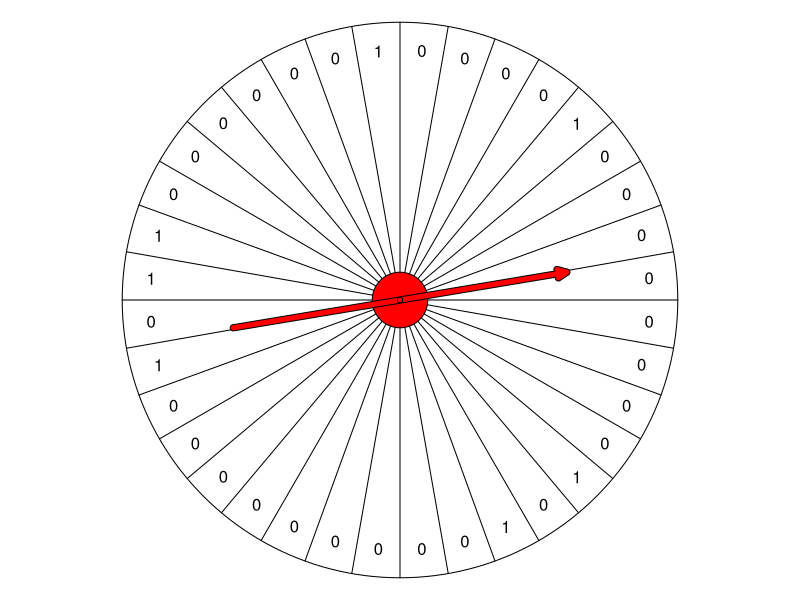
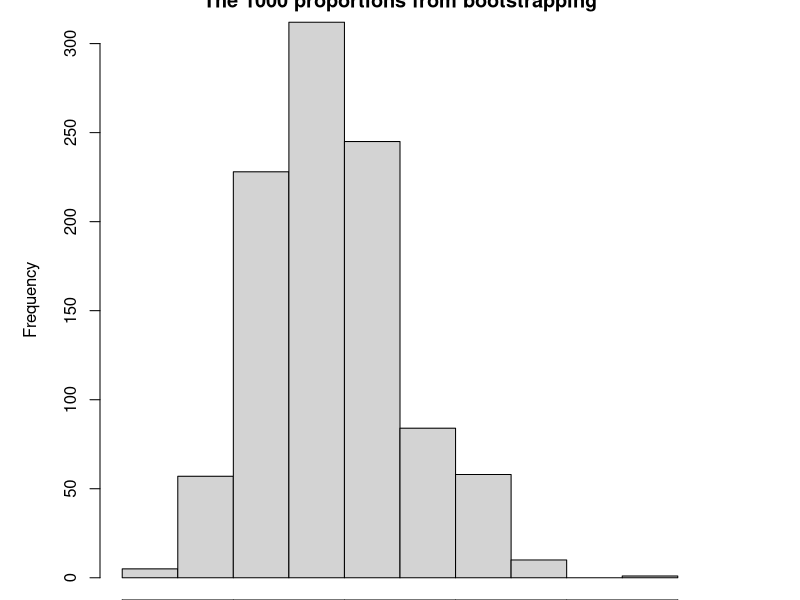

The R script that drew these images, in order:
## ---- chunk 1
set.seed(1234)
x = sample(c(0,1),36,T,c(0.7,0.3))
datalist = paste0(x,collapse=", ")
ns = sum(x)
phat = round(ns/36,4)
s = sqrt(phat*(1-phat))
ME = round(2*s/sqrt(36),3)
lb = round(phat-ME,3)
ub = round(phat+ME,3)
## ---- chunk 2
par(mar=c(0,0,0,0),pty="s")
th = seq(0,2*pi,pi/100)
plot(0,0,"n",axes=F,ann=F,xlim=c(-1,1),ylim=c(-1,1))
lines(cos(th),sin(th))
begs = seq(0,2*pi-2*pi/36,2*pi/36)
mids = begs+pi/36
for(i in begs){
    lines(c(0,sin(i)),c(0,cos(i)))
}
for(i in 1:length(x)){
    text(0.9*sin(mids[i]),0.9*cos(mids[i]),x[i])
}
polygon(0.1*sin(th),0.1*cos(th),col="red")
arrows(-0.6,-0.1,0.6,0.1,length=0.1,angle=25,lwd=7)
arrows(-0.6,-0.1,0.6,0.1,length=0.1,angle=25,lwd=5,col="red")
polygon(0.01*sin(th),0.01*cos(th),col="red")

## ---- chunk 3
rx = sample(c(0,1),36*1000,T,c(1-phat,phat))
rx = matrix(rx,ncol=36)
props = apply(rx,1,mean)
blb = round(quantile(props,0.025),3)
bub = round(quantile(props,0.975),3)
bme = (bub-blb)/2
hist(props,main="The 1000 proportions from bootstrapping",xlab="Proportion of hits in resample")
